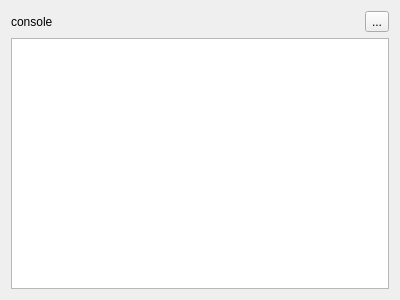
<?xml version="1.0" encoding="UTF-8"?>
<ui version="4.0">
 <class>PythonConsole</class>
 <widget class="QWidget" name="PythonConsole">
  <property name="geometry">
   <rect>
    <x>0</x>
    <y>0</y>
    <width>400</width>
    <height>300</height>
   </rect>
  </property>
  <property name="windowTitle">
   <string>PythonConsole</string>
  </property>
  <layout class="QVBoxLayout" name="verticalLayout">
   <item>
    <layout class="QHBoxLayout" name="horizontalLayout">
     <item>
      <widget class="QLabel" name="label">
       <property name="text">
        <string>console</string>
       </property>
      </widget>
     </item>
     <item>
      <widget class="QToolButton" name="toolButton">
       <property name="text">
        <string>...</string>
       </property>
      </widget>
     </item>
    </layout>
   </item>
   <item>
    <widget class="QPlainTextEdit" name="plainTextEdit">
     <property name="plainText">
      <string/>
     </property>
    </widget>
   </item>
  </layout>
 </widget>
 <layoutdefault spacing="6" margin="11"/>
 <resources/>
 <connections/>
</ui>
